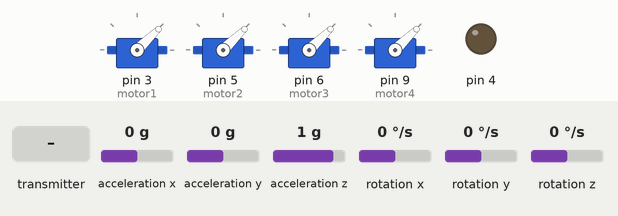
Simulated run of this sketch. Board: Arduino Uno, built with avr-gcc and run on an emulated ATmega328P. Shown: 4 × servo, output pins drawn as LEDs (lit = HIGH). Wiring (inferred from the names in the program): MPU-6050 motion sensor at I2C address 0x68. The inputs (shaded band) are chosen by the test bench; at power-on: acceleration x 0 g, acceleration y 0 g, acceleration z 1 g, rotation x 0 °/s, rotation y 0 °/s, rotation z 0 °/s. No radio packets arrive unless stated.

Above: at 9.4 s.
9.5 s: the transmitter starts sending data.0 = 1023
At 10.3 s:
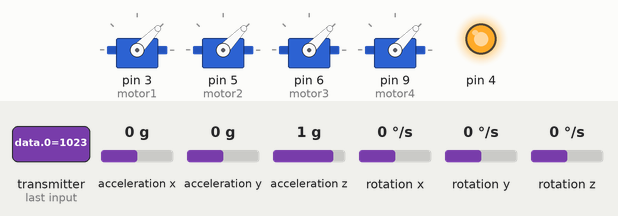
11.0 s: the transmitter starts sending data.0 = 0
At 11.4 s:
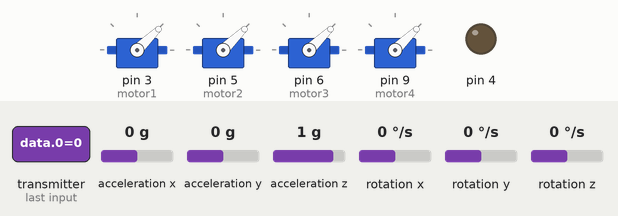
Timing chart, 0 to 14.0 s (numbered marks = the images above; inputs shaded):
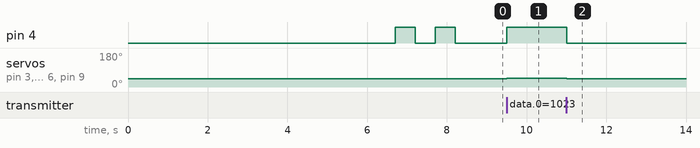

The sketch:

Quadcopter.ino
```cpp
#include <Wire.h>
#include <Servo.h>
#include <SPI.h>
#include <nRF24L01.h>
#include <RF24.h>

#define MPU6050_ADDR         0x68
#define MPU6050_SMPLRT_DIV   0x19
#define MPU6050_CONFIG       0x1a
#define MPU6050_GYRO_CONFIG  0x1b
#define MPU6050_ACCEL_CONFIG 0x1c
#define MPU6050_WHO_AM_I     0x75
#define MPU6050_PWR_MGMT_1   0x6b
#define MPU6050_TEMP_H       0x41
#define MPU6050_TEMP_L       0x42

int16_t rawAccX, rawAccY, rawAccZ, rawTemp,
        rawGyroX, rawGyroY, rawGyroZ;
float gyroXoffset, gyroYoffset, gyroZoffset;

float temp, accX, accY, accZ, gyroX, gyroY, gyroZ;

float angleGyroX, angleGyroY, angleGyroZ,
      angleAccX, angleAccY, angleAccZ;

float angleX, angleY, angleZ;

float interval;

long preInterval,timelastupdate;

float accCoef = 0.02f, gyroCoef = 0.98f;

long loop_timer = 0;

RF24 radio(7,8);
const byte address[6] = "00002";

int data[4];

int throttle=1000,power1,power2,power3,power4;

Servo motor1,motor2,motor3,motor4;

float roll_setpoint = 0.35 ,pitch_setpoint = -2.00,yaw_setpoint,
      roll_error_now,pitch_error_now,yaw_error_now,
      roll_error_last = 0,pitch_error_last = 0,yaw_error_last = 0,
      roll_error_mem = 0,pitch_error_mem = 0,yaw_error_mem = 0,
      roll_PID = 0,pitch_PID = 0,yaw_PID = 0,
      roll_P = 1.3, roll_I = 0.01, roll_D = 55.5,
      pitch_P = 1.3, pitch_I = 0.01, pitch_D = 55.5,
      yaw_P = 3.0, yaw_I = 0.01, yaw_D = 0,
      roll_control,pitch_control,yaw_control;
int startup = 0;

void mpu_update();
void writeMPU6050(byte reg, byte data);
void motorWrite(int power1,int power2,int power3,int power4);
void calculate_PID();

void setup()
{
  Serial.begin(9600);

  motor1.attach(3);
  motor2.attach(5);
  motor3.attach(6);
  motor4.attach(9);

  motorWrite(1000,1000,1000,1000);
  radio.begin();
  radio.openReadingPipe(0, address);
  radio.setPALevel(RF24_PA_MIN);
  radio.startListening();

  pinMode(4,OUTPUT);
  digitalWrite(4,0);
  Wire.begin();
  writeMPU6050(MPU6050_SMPLRT_DIV, 0x00);
  writeMPU6050(MPU6050_CONFIG, 0x00);
  writeMPU6050(MPU6050_GYRO_CONFIG, 0x08);
  writeMPU6050(MPU6050_ACCEL_CONFIG, 0x00);
  writeMPU6050(MPU6050_PWR_MGMT_1, 0x01);
  angleGyroX = 0;
  angleGyroY = 0;

  preInterval = millis();
  float x = 0, y = 0, z = 0;
  int16_t rx, ry, rz;
  for(int i = 0; i < 3000; i++){

    Wire.beginTransmission(MPU6050_ADDR);
    Wire.write(0x43);
    Wire.endTransmission(false);
    Wire.requestFrom((int)MPU6050_ADDR, 6);

    rx = Wire.read() << 8 | Wire.read();
    ry = Wire.read() << 8 | Wire.read();
    rz = Wire.read() << 8 | Wire.read();

    x += ((float)rx) / 65.5;
    y += ((float)ry) / 65.5;
    z += ((float)rz) / 65.5;
  }
  gyroXoffset = x / 3000;
  gyroYoffset = y / 3000;
  gyroZoffset = z / 3000;

  delay(3000);
  for (int i=0;i<200;i++)mpu_update();

  digitalWrite(4,1);
  delay(500);
  digitalWrite(4,0);
  delay(500);
  digitalWrite(4,1);
  delay(500);
  digitalWrite(4,0);
}
void loop()
{
  if (radio.available())
     {  radio.read(&data,sizeof(data));
        timelastupdate=millis();
      throttle = data[0];
      pitch_control = data[1];
      roll_control = data[2];
      yaw_control = data[3];
      }
  if(throttle<1000) throttle=1000;
  if(throttle>1500) throttle=1500;

  if(roll_control==0) roll_setpoint = 0.35;
  if(roll_control==1) roll_setpoint =-9.65;
  if(roll_control==-1) roll_setpoint =10.35;
  if(pitch_control==0) pitch_setpoint = -2;
  if(pitch_control==-1) pitch_setpoint=-12;
  if(pitch_control==1) pitch_setpoint=8;
  if(yaw_control==-1) yaw_setpoint-=10;
  if(yaw_control==1) yaw_setpoint+=10;

  /*Serial.print(throttle);
  Serial.print('/');
  Serial.print(roll_setpoint);
  Serial.print('/');
  Serial.print(pitch_setpoint);
  Serial.print('/');
  Serial.print(yaw_setpoint);
  Serial.println('/');*/

  if(millis() - timelastupdate > 4000 && throttle >= 1000)
      throttle-=5;

  if(millis() > 5000 && throttle > 1000 )
    startup = 1;
      else startup = 0;

  mpu_update();

  if(startup)
  {
    digitalWrite(4,1);
    if(throttle < 1200)
      {
        power1=throttle;
        power2=throttle;
        power3=throttle;
        power4=throttle;
        motorWrite(power1, power2, power3, power4);}
    else
    {

      calculate_PID();
      power1 = throttle - yaw_PID - pitch_PID - roll_PID;
      power2 = throttle + yaw_PID - pitch_PID + roll_PID;
      power3 = throttle - yaw_PID + pitch_PID + roll_PID;
      power4 = throttle + yaw_PID + pitch_PID - roll_PID;

      if(power1>2000) power1=2000;if(power1<1100) power1=1100;
      if(power2>2000) power2=2000;if(power2<1100) power2=1100;
      if(power3>2000) power3=2000;if(power3<1100) power3=1100;
      if(power4>2000) power4=2000;if(power4<1100) power4=1100;
      motorWrite(power1, power2, power3, power4);
      }
    }

  if(!startup)
    {
      yaw_setpoint=angleZ;
      roll_error_last = 0,pitch_error_last = 0,yaw_error_last = 0,
      roll_error_mem = 0,pitch_error_mem = 0,yaw_error_mem = 0,
      digitalWrite(4,0);
       power1=1000;
       power2=1000;
       power3=1000;
       power4=1000;
       motorWrite(power1, power2, power3, power4);
      }

  /*Serial.print(power1);
  Serial.print('/');
    Serial.print(power2);
  Serial.print('/');
    Serial.print(power3);
  Serial.print('/');
    Serial.print(power4);
  Serial.print('/');
      Serial.print(angleX);
  Serial.print('/');
    Serial.print(angleY);
  Serial.print('/');
    Serial.print(angleZ);
  Serial.println('/');*/

  while(micros() - loop_timer < 4000);
  loop_timer = micros();
}

void mpu_update()
{
  Wire.beginTransmission(MPU6050_ADDR);
  Wire.write(0x3B);
  Wire.endTransmission(false);
  Wire.requestFrom((int)MPU6050_ADDR, 14);

  rawAccX = Wire.read() << 8 | Wire.read();
  rawAccY = Wire.read() << 8 | Wire.read();
  rawAccZ = Wire.read() << 8 | Wire.read();
  rawTemp = Wire.read() << 8 | Wire.read();
  rawGyroX = Wire.read() << 8 | Wire.read();
  rawGyroY = Wire.read() << 8 | Wire.read();
  rawGyroZ = Wire.read() << 8 | Wire.read();

  temp = (rawTemp + 12412.0) / 340.0;

  accX = ((float)rawAccX) / 16384.0;
  accY = ((float)rawAccY) / 16384.0;
  accZ = ((float)rawAccZ) / 16384.0;

  angleAccX = atan2(accY,accZ) * 360 / 2.0 / PI;
  angleAccY = atan2(accX, sqrt(accZ * accZ + accY * accY)) * 360 / -2.0 / PI;

  gyroX = ((float)rawGyroX) / 65.5;
  gyroY = ((float)rawGyroY) / 65.5;
  gyroZ = ((float)rawGyroZ) / 65.5;

  gyroX -= gyroXoffset;
  gyroY -= gyroYoffset;
  gyroZ -= gyroZoffset;

  interval = (millis() - preInterval) * 0.001;

  angleGyroX += gyroX * interval;
  angleGyroY += gyroY * interval;
  angleGyroZ += gyroZ * interval;

  angleX = (gyroCoef * (angleX + gyroX * interval)) + (accCoef * angleAccX);
  angleY = (gyroCoef * (angleY + gyroY * interval)) + (accCoef * angleAccY);
  angleZ = angleGyroZ;
  preInterval = millis();
}

void writeMPU6050(byte reg, byte data){
  Wire.beginTransmission(MPU6050_ADDR);
  Wire.write(reg);
  Wire.write(data);
  Wire.endTransmission();
}

void motorWrite(int power1,int power2,int power3,int power4)
{
  motor1.writeMicroseconds(power1);
  motor2.writeMicroseconds(power2);
  motor3.writeMicroseconds(power3);
  motor4.writeMicroseconds(power4);
}

void calculate_PID()
{
  roll_error_now = roll_setpoint - angleX;
  roll_error_mem += roll_error_now;
  roll_PID = roll_error_now*roll_P+roll_error_mem*roll_I+(roll_error_now-roll_error_last)*roll_D;
  if(roll_PID > 200) roll_PID = 200;
  if(roll_PID < -200) roll_PID = -200;
  roll_error_last = roll_error_now;

  pitch_error_now = pitch_setpoint - angleY;
  pitch_error_mem += pitch_error_now;
  pitch_PID = pitch_error_now*pitch_P+pitch_error_mem*pitch_I+(pitch_error_now-pitch_error_last)*pitch_D;
  if(pitch_PID > 200) pitch_PID = 200;
  if(pitch_PID < -200) pitch_PID = -200;
  pitch_error_last = pitch_error_now;

  yaw_error_now = yaw_setpoint - angleZ;
  yaw_error_mem += yaw_error_now;
  yaw_PID = yaw_error_now*yaw_P+yaw_error_mem*yaw_I+(yaw_error_now-yaw_error_last)*yaw_D;
  if(yaw_PID > 100) yaw_PID = 100;
  if(yaw_PID < -100) yaw_PID = -100;
  yaw_error_last = yaw_error_now;
  }
```

Measured:
- after the input at 9.5 s, pin 4: LOW → HIGH at once; servo on pin 3 (motor1), servo on pin 5 (motor2), servo on pin 6 (motor3), servo on pin 9 (motor4): 44° → 46° at once
- after the input at 11.0 s, pin 4: HIGH → LOW at once; servo on pin 3 (motor1), servo on pin 5 (motor2), servo on pin 6 (motor3), servo on pin 9 (motor4): 46° → 44° at once
